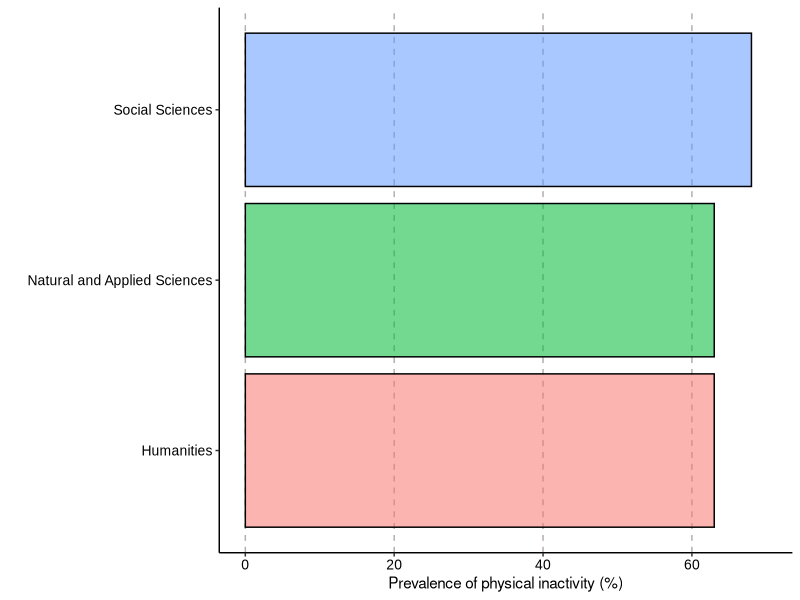
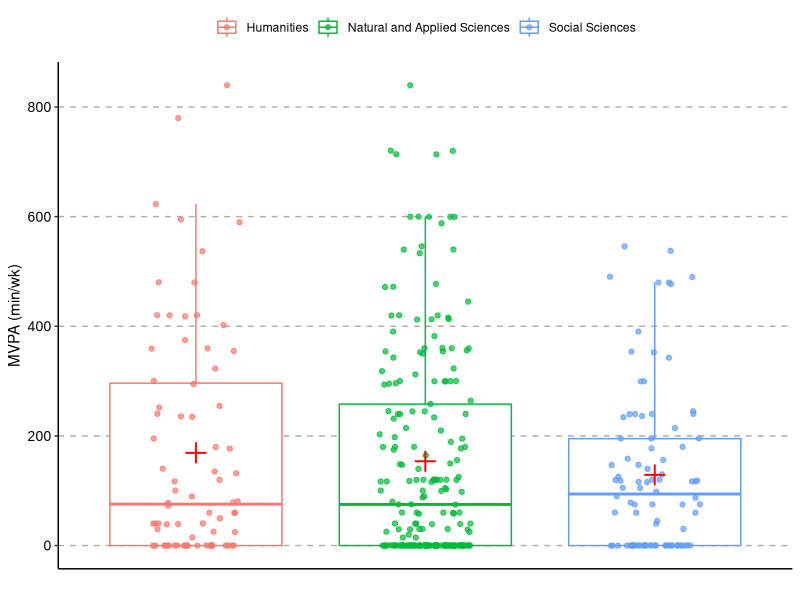
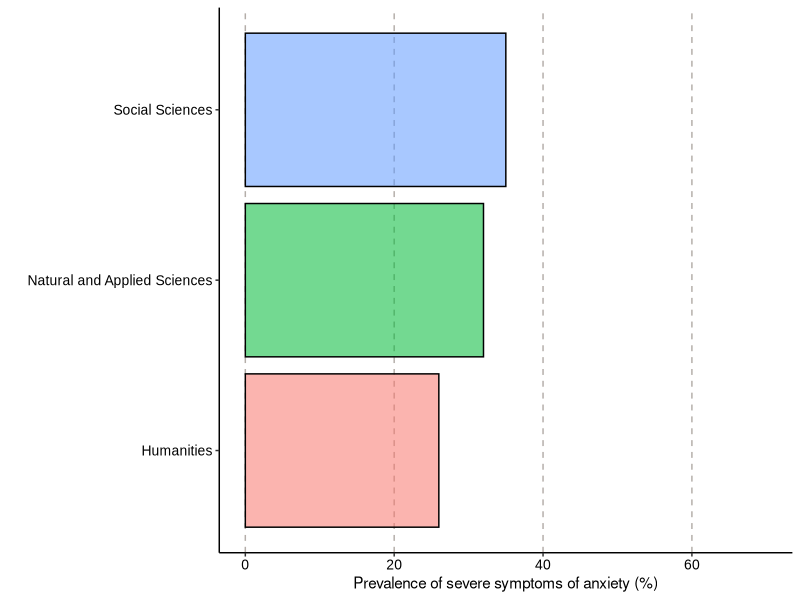
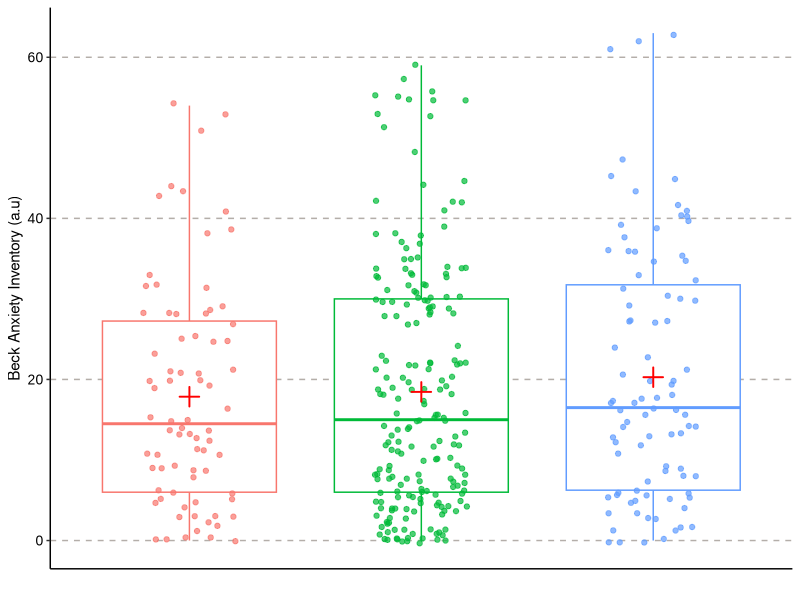
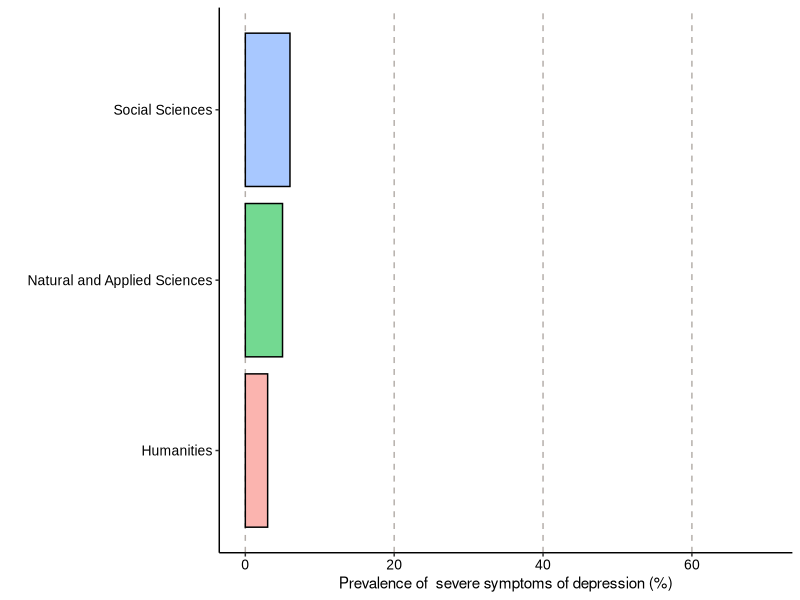
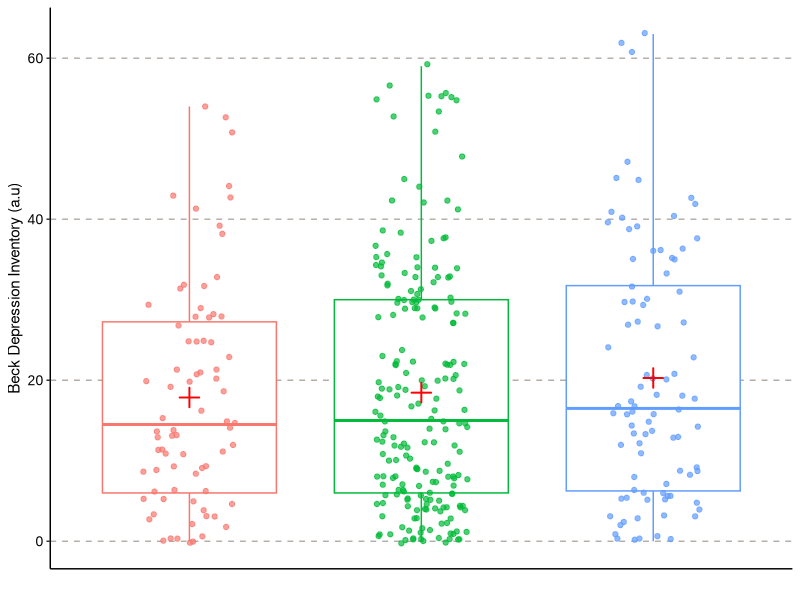
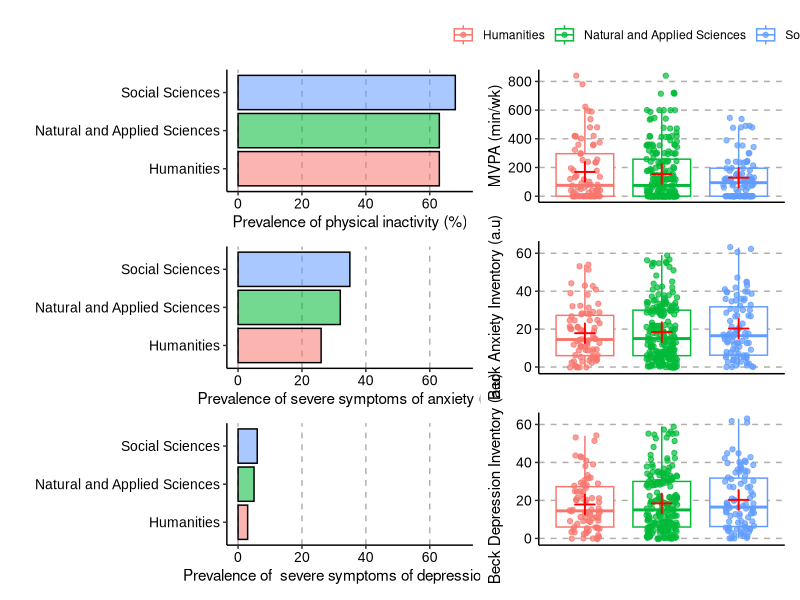
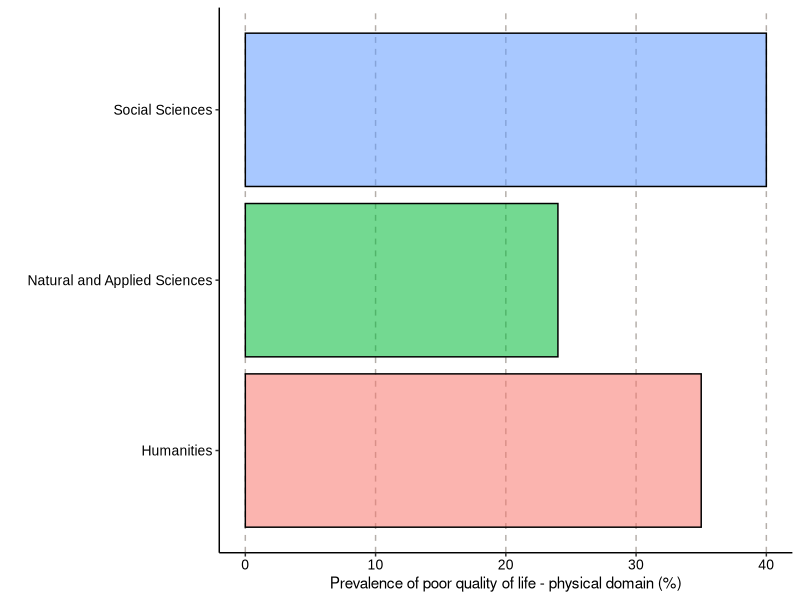

These charts were generated, in order, by the following R code:
# PLOT AND ANALYSES FOR MANUSCRIPT ------------------------------------------------------------
# Packages ------------------------------------------------------------------------------------
library(tidyverse)
library(patchwork)

# Reading dataset --------------------------------------------------------------------------------

df <-
  df_ajustado <- read_csv("data/df_ajustado.csv")

# Adjusting dataset ---------------------------------------------------------------------------

df <-
  df |>
  # adjusting areas
  mutate(area = case_when(
    curso == "Análise e desenvolvimento de sistemas" ~ "Natural and Applied Sciences",
    curso == "Serviço Social" ~ "Social Sciences",
    curso == "Engenharia Elétrica" ~ "Natural and Applied Sciences",
    curso == "Arquitetura e urbanismo" ~ "Humanities",
    curso == "Gestão Financeira" ~ "Social Sciences",
    curso == "Engenharia da Computação" ~ "Natural and Applied Sciences",
    curso == "Medicina Veterinária" ~ "Natural and Applied Sciences",
    curso == "História (Licenciatura)" ~ "Humanities",
    curso == "Fisioterapia" ~ "Natural and Applied Sciences",
    curso == "Psicologia" ~ "Social Sciences",
    curso == "Direito" ~ "Natural and Applied Sciences",
    curso == "Gestão Comercial" ~ "Humanities",
    curso == "Nutrição" ~ "Natural and Applied Sciences",
    curso == "Pedagogia (2ª graduação)" ~ "Humanities",
    curso == "Gestão Hospitalar" ~ "Social Sciences",
    curso == "Educação Física (Bacharelado)" ~ "Natural and Applied Sciences",
    curso == "Administração" ~ "Social Sciences",
    curso == "Enfermagem" ~ "Natural and Applied Sciences",
    curso == "Engenharia de Produção" ~ "Natural and Applied Sciences",
    curso == "Ciências Contábeis" ~ "Social Sciences",
    curso == "Logística" ~ "Humanities",
    curso == "Ciências Biológicas - Biologia (Bacharelado)" ~ "Natural and Applied Sciences",
    curso == "Processos gerenciais" ~ "Social Sciences",
    curso == "Geografia (Licenciatura)" ~ "Social Sciences",
    curso == "Odontologia" ~ "Natural and Applied Sciences",
    curso == "Engenharia Ambiental" ~ "Natural and Applied Sciences",
    curso == "Engenharia Civil" ~ "Natural and Applied Sciences",
    curso == "Letras (Licenciatura)" ~ "Humanities",
    curso == "Serviços jurídicos, cartoriais e notariais" ~ "Humanities",
    curso == "Farmácia" ~ "Natural and Applied Sciences",
    curso == "Medicina" ~ "Natural and Applied Sciences",
    curso == "Gestão de Recursos Humanos" ~ "Social Sciences",
    curso == "Gestão da Tecnologia da Informação" ~ "Social Sciences",
    curso == "Educação Física (Licenciatura)" ~ "Natural and Applied Sciences",
    curso == "Estética e Cosmética" ~ "Natural and Applied Sciences",
    curso == "Engenharia Mecânica" ~ "Natural and Applied Sciences",
    curso == "Engenharia Química" ~ "Natural and Applied Sciences",
    curso == "Gastronomia" ~ "Humanities",
    curso == "Ciências Biológicas - Biologia (Licenciatura)" ~ "Natural and Applied Sciences",
    curso == "Biomendicina" ~ "Natural and Applied Sciences",
    curso == "Teologia (Bacharelado)" ~ "Humanities",
    curso == "Comunicação Social - Publicidade e Propaganda" ~ "Humanities",
    curso == "Segurança da Informação" ~ "Social Sciences",
    curso == "Design de Interiores" ~ "Humanities",
    curso == "Marketing Digital" ~ "Humanities",
    curso == "Gestão da Qualidade" ~ "Social Sciences",
    curso == "Gestão Pública" ~ "Social Sciences",
    curso == "Engenharia Mecatrônica" ~ "Natural and Applied Sciences",
    curso == "Processos escolares" ~ "Social Sciences",
    curso == "Pedagogia" ~ "Humanities",
    curso == "Marketing" ~ "Humanities"
  ),
  # calculate sedentary behavior by day
  sed_day = comportamento_sedentario / 7,
  # sedentary class
  sed_class = case_when(
    sed_day < 6 ~ "< 6 h/wk",
    sed_day >= 6 ~ "> 6 h/wk"
  ),
  ansiedade_class = case_when(
    ansiedade < 8 ~ "minimo",
    ansiedade >= 8 & ansiedade < 16 ~ "leve",
    ansiedade >= 16 & ansiedade < 26 ~ "moderado",
    ansiedade >= 26 ~ "Grave"
  ),
  depressao_class = case_when(
    depressao < 12 ~ "minimo",
    depressao >= 12 & ansiedade < 20 ~ "leve",
    depressao >= 20 & ansiedade < 36 ~ "moderado",
    depressao >= 36 ~ "Grave"
  ),
  dominio_fisico_class = case_when(
    sf36_fisico < 50 ~ "poor_QoL_fisico",
    sf36_fisico >= 50 ~ "good_QoL_fisico"
  ),
  dominio_mental_class = case_when(
    sf36_mental < 50 ~ "poor_QoL_mental",
    sf36_mental >= 50 ~ "good_QoL_mental"
  )
  )

# PLOTS FOR PAPER -----------------------------------------------------------------------------
# MVPA ----------------------------------------------------------------------------------------
# Prevalence of physical inactivity among areas
df |>
  select(area,
         mvpa_ativo) |>
  group_by(area, mvpa_ativo) |>
  summarise(n = n())

# Total prevalence of physical inactivity
df |>
  group_by(mvpa_ativo) |>
  summarise(n = n())

# plot - Prevalence
prevalence_inactivity <-
  tibble::tribble(
    ~area, ~prevalencia,
    "Humanities", 63,
    "Natural and Applied Sciences",  63,
    "Social Sciences", 68
  )

prevalence_plt <-
  prevalence_inactivity |>
  ggplot(mapping = aes(x = area,
                       y = prevalencia,
                       fill = area,
                       alpha = 0.7)) +
  geom_col(colour = "black",
           show.legend = FALSE) +
  scale_y_continuous(limits = c(0,70)) +
  # Customizations
  theme(
    # axis.ticks = element_blank(),
    axis.line = element_line(colour = "black"),
    panel.grid = element_line(color = "#b4aea9"),
    panel.grid.minor = element_blank(),
    panel.grid.major.y = element_blank(),
    panel.grid.major.x = element_line(linetype = "dashed"),
    panel.background = element_rect(fill = "#ffffff", color = "#ffffff"),
    plot.background = element_rect(fill = "#ffffff", color = "#ffffff"),
    # legend
    legend.title = element_blank(),
    legend.position = "top",
    axis.text = element_text(family = "arial",
                             size = 10,
                             colour = "black")
  ) +
  # Add labels and title
  labs(
    x = "",
    y = "Prevalence of physical inactivity (%)"
  ) +
  coord_flip()

# PLOT!!!!
prevalence_plt

# MVPA as continuos variable
# Basic plot
plt_mvpa <-
  df |>
  ggplot(mapping = aes(x = area,
                       y = mvpa,
                       color = area)) +
  stat_boxplot(varwidth = FALSE,
               outlier.shape = NA,
               show.legend = TRUE) +
  geom_jitter(width = 0.2,
              size = 1.5,
              alpha = 0.7,
              show.legend = TRUE) +
  stat_summary(
    fun = "mean",
    shape = 3,
    size = 1,
    colour = "red") +
# Customizing
# Add labels and title
  labs(
    x = "",
    y = "MVPA (min/wk)"
    ) +
  # Customizations
  theme(
    # axis.ticks = element_blank(),
    axis.line = element_line(colour = "black"),
    panel.grid = element_line(color = "#b4aea9"),
    panel.grid.minor = element_blank(),
    panel.grid.major.x = element_blank(),
    panel.grid.major.y = element_line(linetype = "dashed"),
    panel.background = element_rect(fill = "#ffffff", color = "#ffffff"),
    plot.background = element_rect(fill = "#ffffff", color = "#ffffff"),
    # legend
    legend.title = element_blank(),
    legend.position = "top",
    axis.text = element_text(family = "arial",
                             size = 10,
                             colour = "black"),
    axis.text.x = element_blank(),
    axis.ticks.x = element_blank()
  )

# PLOT!!!!
plt_mvpa

# Anxiety ----------------------------------------------------------------------------------------
# Prevalence of anxiety among areas
df |>
  select(area,
         ansiedade_class) |>
  group_by(area, ansiedade_class) |>
  summarise(n = n())

# Total prevalence of physical inactivity
df |>
  group_by(mvpa_ativo) |>
  summarise(n = n())

# plot - Prevalence
prevalence_ansiedade_grave <-
  tibble::tribble(
    ~area, ~prevalencia,
    "Humanities", 26,
    "Natural and Applied Sciences",  32,
    "Social Sciences", 35
  )

prevalence_ansiedade_grave_plt <-
  prevalence_ansiedade_grave |>
  ggplot(mapping = aes(x = area,
                       y = prevalencia,
                       fill = area,
                       alpha = 0.7)) +
  geom_col(colour = "black",
           show.legend = FALSE) +
  scale_y_continuous(limits = c(0,70)) +
  # Customizations
  theme(
    # axis.ticks = element_blank(),
    axis.line = element_line(colour = "black"),
    panel.grid = element_line(color = "#b4aea9"),
    panel.grid.minor = element_blank(),
    panel.grid.major.y = element_blank(),
    panel.grid.major.x = element_line(linetype = "dashed"),
    panel.background = element_rect(fill = "#ffffff", color = "#ffffff"),
    plot.background = element_rect(fill = "#ffffff", color = "#ffffff"),
    # legend
    legend.title = element_blank(),
    legend.position = "top",
    axis.text = element_text(family = "arial",
                             size = 10,
                             colour = "black")
  ) +
  # Add labels and title
  labs(
    x = "",
    y = "Prevalence of severe symptoms of anxiety (%)"
  ) +
  coord_flip()

# PLOT!!!!
prevalence_ansiedade_grave_plt

# Anxiety as continuos variable
# Basic plot
plt_anxiety <-
  df |>
  ggplot(mapping = aes(x = area,
                       y = ansiedade,
                       color = area)) +
  stat_boxplot(varwidth = FALSE,
               outlier.shape = NA,
               show.legend = FALSE) +
  geom_jitter(width = 0.2,
              size = 1.5,
              alpha = 0.7,
              show.legend = FALSE) +
  stat_summary(
    fun = "mean",
    shape = 3,
    size = 1,
    colour = "red") +
  # Customizing
  # Add labels and title
  labs(
    x = "",
    y = "Beck Anxiety Inventory (a.u)"
  ) +
  # Customizations
  theme(
    # axis.ticks = element_blank(),
    axis.line = element_line(colour = "black"),
    panel.grid = element_line(color = "#b4aea9"),
    panel.grid.minor = element_blank(),
    panel.grid.major.x = element_blank(),
    panel.grid.major.y = element_line(linetype = "dashed"),
    panel.background = element_rect(fill = "#ffffff", color = "#ffffff"),
    plot.background = element_rect(fill = "#ffffff", color = "#ffffff"),
    # legend
    legend.title = element_blank(),
    legend.position = "top",
    axis.text = element_text(family = "arial",
                             size = 10,
                             colour = "black"),
    axis.text.x = element_blank(),
    axis.ticks.x = element_blank()
  )

# PLOT!!!!
plt_anxiety

# Depression ----------------------------------------------------------------------------------------
# Prevalence of Depression among areas
df |>
  select(area,
         depressao_class) |>
  drop_na(depressao_class) |>
  group_by(area, depressao_class) |>
  summarise(n = n())

# Total prevalence of physical inactivity
df |>
  group_by(mvpa_ativo) |>
  summarise(n = n())

# plot - Prevalence
prevalence_depression_grave <-
  tibble::tribble(
    ~area, ~prevalencia,
    "Humanities", 3,
    "Natural and Applied Sciences",  5,
    "Social Sciences", 6
  )

prevalence_depression_grave_plt <-
  prevalence_depression_grave |>
  ggplot(mapping = aes(x = area,
                       y = prevalencia,
                       fill = area,
                       alpha = 0.7)) +
  geom_col(colour = "black",
           show.legend = FALSE) +
  scale_y_continuous(limits = c(0,70)) +
  # Customizations
  theme(
    # axis.ticks = element_blank(),
    axis.line = element_line(colour = "black"),
    panel.grid = element_line(color = "#b4aea9"),
    panel.grid.minor = element_blank(),
    panel.grid.major.y = element_blank(),
    panel.grid.major.x = element_line(linetype = "dashed"),
    panel.background = element_rect(fill = "#ffffff", color = "#ffffff"),
    plot.background = element_rect(fill = "#ffffff", color = "#ffffff"),
    # legend
    legend.title = element_blank(),
    legend.position = "top",
    axis.text = element_text(family = "arial",
                             size = 10,
                             colour = "black")
  ) +
  # Add labels and title
  labs(
    x = "",
    y = "Prevalence of  severe symptoms of depression (%)"
  ) +
  coord_flip()

# PLOT!!!!
prevalence_depression_grave_plt

# Depression as continuos variable
# Basic plot
plt_depression <-
  df |>
  ggplot(mapping = aes(x = area,
                       y = ansiedade,
                       color = area)) +
  stat_boxplot(varwidth = FALSE,
               outlier.shape = NA,
               show.legend = FALSE) +
  geom_jitter(width = 0.2,
              size = 1.5,
              alpha = 0.7,
              show.legend = FALSE) +
  stat_summary(
    fun = "mean",
    shape = 3,
    size = 1,
    colour = "red") +
  # Customizing
  # Add labels and title
  labs(
    x = "",
    y = "Beck Depression Inventory (a.u)"
  ) +
  # Customizations
  theme(
    # axis.ticks = element_blank(),
    axis.line = element_line(colour = "black"),
    panel.grid = element_line(color = "#b4aea9"),
    panel.grid.minor = element_blank(),
    panel.grid.major.x = element_blank(),
    panel.grid.major.y = element_line(linetype = "dashed"),
    panel.background = element_rect(fill = "#ffffff", color = "#ffffff"),
    plot.background = element_rect(fill = "#ffffff", color = "#ffffff"),
    # legend
    legend.title = element_blank(),
    legend.position = "top",
    axis.text = element_text(family = "arial",
                             size = 10,
                             colour = "black"),
    axis.text.x = element_blank(),
    axis.ticks.x = element_blank()
  )

# PLOT!!!!
plt_depression

# Figure 1. Physical activity levels, anxiety and depression scores in different acade --------
(prevalence_plt / prevalence_ansiedade_grave_plt / prevalence_depression_grave_plt) |
  (plt_mvpa / plt_anxiety / plt_depression)

# SF36 fisico ----------------------------------------------------------------------------------------
# Prevalence of poor QoL fisico among areas
df |>
  select(area,
         dominio_fisico_class) |>
  drop_na(dominio_fisico_class) |>
  group_by(area, dominio_fisico_class) |>
  summarise(n = n())



# plot - Prevalence
prevalence_poor_fisico_grave <-
  tibble::tribble(
    ~area, ~prevalencia,
    "Humanities", 35,
    "Natural and Applied Sciences",  24,
    "Social Sciences", 40
  )

prevalence_poor_fisico_grave_plt <-
  prevalence_poor_fisico_grave |>
  ggplot(mapping = aes(x = area,
                       y = prevalencia,
                       fill = area,
                       alpha = 0.7)) +
  geom_col(colour = "black",
           show.legend = FALSE) +
  # Customizations
  theme(
    # axis.ticks = element_blank(),
    axis.line = element_line(colour = "black"),
    panel.grid = element_line(color = "#b4aea9"),
    panel.grid.minor = element_blank(),
    panel.grid.major.y = element_blank(),
    panel.grid.major.x = element_line(linetype = "dashed"),
    panel.background = element_rect(fill = "#ffffff", color = "#ffffff"),
    plot.background = element_rect(fill = "#ffffff", color = "#ffffff"),
    # legend
    legend.title = element_blank(),
    legend.position = "top",
    axis.text = element_text(family = "arial",
                             size = 10,
                             colour = "black")
  ) +
  # Add labels and title
  labs(
    x = "",
    y = "Prevalence of poor quality of life - physical domain (%)"
  ) +
  coord_flip()

# PLOT!!!!
prevalence_poor_fisico_grave_plt

# SF36 fisico as continuos variable
# Basic plot
plt_fisico <-
  df |>
  ggplot(mapping = aes(x = area,
                       y = sf36_fisico,
                       color = area)) +
  stat_boxplot(varwidth = FALSE,
               outlier.shape = NA,
               show.legend = TRUE) +
  geom_jitter(width = 0.2,
              size = 1.5,
              alpha = 0.7,
              show.legend = TRUE) +
  stat_summary(
    fun = "mean",
    shape = 3,
    size = 1,
    colour = "red") +
  # Customizing
  # Add labels and title
  labs(
    x = "",
    y = "Quality of life - Physical domain (a.u)"
  ) +
  # Customizations
  theme(
    # axis.ticks = element_blank(),
    axis.line = element_line(colour = "black"),
    panel.grid = element_line(color = "#b4aea9"),
    panel.grid.minor = element_blank(),
    panel.grid.major.x = element_blank(),
    panel.grid.major.y = element_line(linetype = "dashed"),
    panel.background = element_rect(fill = "#ffffff", color = "#ffffff"),
    plot.background = element_rect(fill = "#ffffff", color = "#ffffff"),
    # legend
    legend.title = element_blank(),
    legend.position = "top",
    axis.text = element_text(family = "arial",
                             size = 10,
                             colour = "black"),
    axis.text.x = element_blank(),
    axis.ticks.x = element_blank()
  )

# PLOT!!!!
plt_fisico

# SF36 mental ----------------------------------------------------------------------------------------
# Prevalence of poor QoL mental among areas
df |>
  select(area,
         dominio_mental_class) |>
  drop_na(dominio_mental_class) |>
  group_by(area, dominio_mental_class) |>
  summarise(n = n())



# plot - Prevalence
prevalence_poor_mental_grave <-
  tibble::tribble(
    ~area, ~prevalencia,
    "Humanities", 59,
    "Natural and Applied Sciences",  52,
    "Social Sciences", 57
  )

prevalence_poor_mental_grave_plt <-
  prevalence_poor_mental_grave |>
  ggplot(mapping = aes(x = area,
                       y = prevalencia,
                       fill = area,
                       alpha = 0.7)) +
  geom_col(colour = "black",
           show.legend = FALSE) +
  scale_y_continuous(limits = c(0,70))  +
  # Customizations
  theme(
    # axis.ticks = element_blank(),
    axis.line = element_line(colour = "black"),
    panel.grid = element_line(color = "#b4aea9"),
    panel.grid.minor = element_blank(),
    panel.grid.major.y = element_blank(),
    panel.grid.major.x = element_line(linetype = "dashed"),
    panel.background = element_rect(fill = "#ffffff", color = "#ffffff"),
    plot.background = element_rect(fill = "#ffffff", color = "#ffffff"),
    # legend
    legend.title = element_blank(),
    legend.position = "top",
    axis.text = element_text(family = "arial",
                             size = 10,
                             colour = "black")
  ) +
  # Add labels and title
  labs(
    x = "",
    y = "Prevalence of poor quality of life - mental domain (%)"
  ) +
  coord_flip()

# PLOT!!!!
prevalence_poor_mental_grave_plt

# SF36 fisico as continuos variable
# Basic plot
plt_mental <-
  df |>
  ggplot(mapping = aes(x = area,
                       y = sf36_mental,
                       color = area)) +
  stat_boxplot(varwidth = FALSE,
               outlier.shape = NA,
               show.legend = FALSE) +
  geom_jitter(width = 0.2,
              size = 1.5,
              alpha = 0.7,
              show.legend = FALSE) +
  stat_summary(
    fun = "mean",
    shape = 3,
    size = 1,
    colour = "red") +
  # Customizing
  # Add labels and title
  labs(
    x = "",
    y = "Quality of life - Mental domain (a.u)"
  ) +
  # Customizations
  theme(
    # axis.ticks = element_blank(),
    axis.line = element_line(colour = "black"),
    panel.grid = element_line(color = "#b4aea9"),
    panel.grid.minor = element_blank(),
    panel.grid.major.x = element_blank(),
    panel.grid.major.y = element_line(linetype = "dashed"),
    panel.background = element_rect(fill = "#ffffff", color = "#ffffff"),
    plot.background = element_rect(fill = "#ffffff", color = "#ffffff"),
    # legend
    legend.title = element_blank(),
    legend.position = "top",
    axis.text = element_text(family = "arial",
                             size = 10,
                             colour = "black"),
    axis.text.x = element_blank(),
    axis.ticks.x = element_blank()
  )

# PLOT!!!!
plt_mental

# Figure 2. Quality of life scores in different academic areas. -------------------------------
(prevalence_poor_fisico_grave_plt / prevalence_poor_mental_grave_plt) |
  (plt_fisico / plt_mental)

